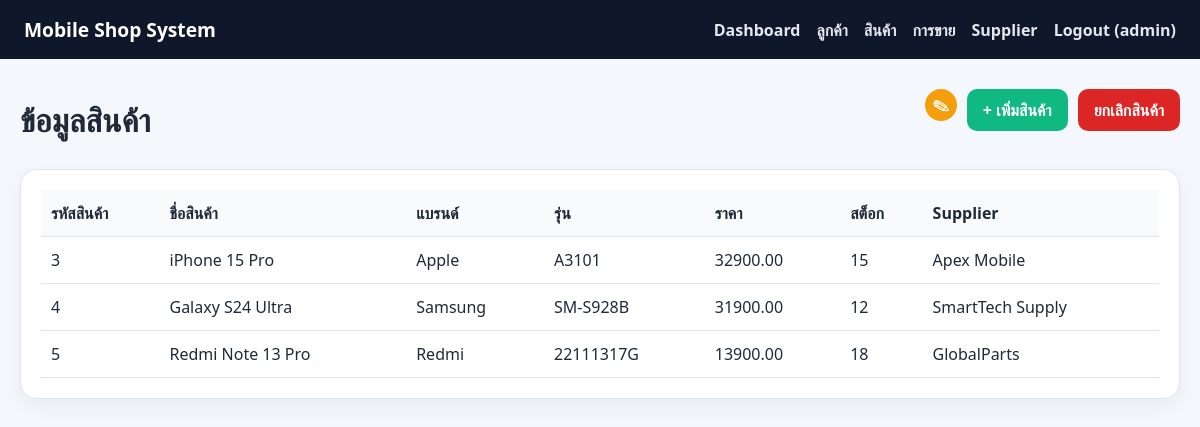
The app's page /products (signed in) with its own data.
### tables this page shows
CREATE TABLE product (
            product_id INTEGER PRIMARY KEY AUTOINCREMENT,
            product_name TEXT NOT NULL,
            brand TEXT,
            model TEXT,
            price REAL NOT NULL,
            stock_qty INTEGER NOT NULL DEFAULT 0
        );

### app.py (the view)
@app.route("/products")
@login_required
def products():
    conn = get_db_connection()
    rows = conn.execute(
        """
        SELECT p.product_id, p.product_name, p.brand, p.model, p.price, p.stock_qty,
               GROUP_CONCAT(s.supplier_name, ' | ') AS suppliers
        FROM product p
        LEFT JOIN supplier_product sp ON sp.product_id = p.product_id
        LEFT JOIN supplier s ON s.supplier_id = sp.supplier_id
        GROUP BY p.product_id, p.product_name, p.brand, p.model, p.price, p.stock_qty
        ORDER BY p.product_id
        """
    ).fetchall()
    conn.close()
    allowed = {"apple", "samsung", "redmi"}
    unique_rows = []
    seen = set()
    for row in rows:
        brand = str(row["brand"] or "").strip()
        if brand.lower() not in allowed:
            continue
        key = brand.lower()
        if key in seen:
            continue
        seen.add(key)
        unique_rows.append(dict(row))
    return render_template("products.html", products=unique_rows)

### app.py (called while the page is built)
def get_db_connection():
    conn = sqlite3.connect(DB_PATH)
    conn.row_factory = sqlite3.Row
    return conn

def login_required(view_func):
    @wraps(view_func)
    def wrapper(*args, **kwargs):
        if not session.get("user"):
            return redirect(url_for("login"))
        return view_func(*args, **kwargs)
    return wrapper

### templates/products.html (shortened to what this page needs)
{% extends 'base.html' %}
{% block content %}
<div class="page-header">
    <h1>ข้อมูลสินค้า</h1>
    <div class="button-row">
        <a class="edit-icon header-edit" href="{{ url_for('choose_product_to_edit') }}" aria-label="แก้ไขสินค้า" title="แก้ไขสินค้า">✎</a>
        <a class="btn btn-success" href="{{ url_for('add_product') }}">+ เพิ่มสินค้า</a>
        <a class="btn btn-danger" href="{{ url_for('cancel_products') }}">ยกเลิกสินค้า</a>
    </div>
</div>
<div class="card">
    <div class="table-wrap">
        <table>
            <thead>
                <tr>
                    <th>รหัสสินค้า</th>
                    <th>ชื่อสินค้า</th>
                    <th>แบรนด์</th>
                    <th>รุ่น</th>
                    <th>ราคา</th>
                    <th>สต็อก</th>
                    <th>Supplier</th>
                </tr>
            </thead>
            <tbody>
                {% for product in products %}
                    <tr>
                        <td>{{ product.product_id }}</td>
                        <td>{{ product.product_name }}</td>
                        <td>{{ product.brand or '-' }}</td>
                        <td>{{ product.model or '-' }}</td>
                        <td>{{ "%.2f"|format(product.price) }}</td>
                        <td>{{ product.stock_qty }}</td>
                        <td>{{ product.suppliers or '-' }}</td>
                    </tr>
                {% endfor %}
            </tbody>
        </table>
    </div>
</div>
{% endblock %}

### static/styles.css (style rules this page uses)
:root { --bg: #f4f7fb; --nav: #0f172a; --card: #ffffff; --primary: #2563eb; --primary-dark: #1d4ed8; --accent: #10b981; --text: #1f2937; --muted: #6b7280; --danger: #dc2626; --border: #dbe4f0; }
* { box-sizing: border-box; }
body { margin: 0; font-family: "Segoe UI", Tahoma, Geneva, Verdana, sans-serif; background: var(--bg); color: var(--text); }
.card { background: var(--card); border: 1px solid var(--border); border-radius: 16px; box-shadow: 0 8px 22px rgba(15, 23, 42, 0.05); padding: 20px; }
.page-header { display: flex; justify-content: space-between; align-items: center; gap: 16px; margin: 18px 0 20px; }
.page-header h1 { margin: 0; }
.button-row { display: flex; gap: 10px; flex-wrap: wrap; margin-bottom: 18px; }
.btn { display: inline-block; text-decoration: none; background: var(--primary); color: white; border: none; border-radius: 10px; padding: 10px 16px; font-weight: 600; cursor: pointer; }
.btn-success { background: var(--accent); }
.btn-danger { background: var(--danger); }
.edit-icon { display: inline-flex; align-items: center; justify-content: center; width: 32px; height: 32px; border-radius: 50%; background: var(--primary); color: white; text-decoration: none; font-size: 1.1rem; font-weight: 700; }
.header-edit { background: #f59e0b; }
.table-wrap { overflow-x: auto; }
table { width: 100%; border-collapse: collapse; min-width: 700px; }
th, td { border-bottom: 1px solid var(--border); padding: 12px 10px; text-align: left; vertical-align: top; }
th { background: #f8fafc; color: var(--text); }

### records on screen
product: product_id "3", product_name "iPhone 15 Pro", brand "Apple", model "A3101", price "32900.00", stock_qty "15", suppliers "Apex Mobile"
product: product_id "4", product_name "Galaxy S24 Ultra", brand "Samsung", model "SM-S928B", price "31900.00", stock_qty "12", suppliers "SmartTech Supply"
product: product_id "5", product_name "Redmi Note 13 Pro", brand "Redmi", model "22111317G", price "13900.00", stock_qty "18", suppliers "GlobalParts"

### other values on screen
{{ session.get('user') }} "admin"
